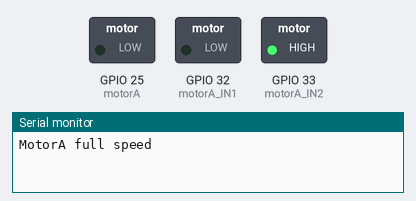
Bench run of a sketch on a simulated ESP32. On the bench: switched loads named in the sketch (green lamp = pin HIGH), the last lines printed to the serial monitor.

Above: at 0.05 s.
At 2.5 s:
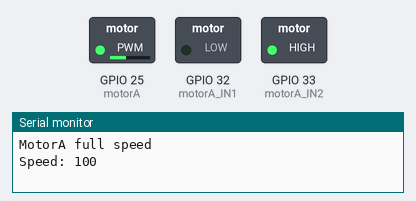
At 5.0 s:
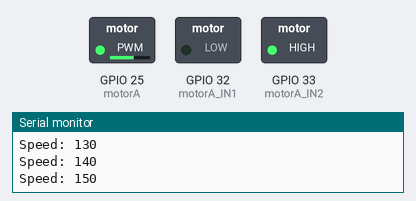
At 10.0 s:
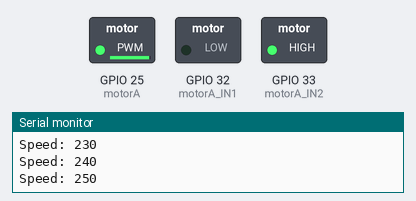
Timing chart, 0 to 11.5 s (numbered marks = the images above):
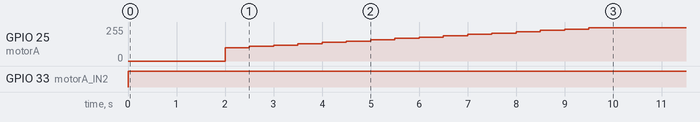

Measured:
- by itself, GPIO 33 (motorA_IN2): LOW → HIGH at 0.00 s
- by itself, GPIO 25 (motorA): repeats every 10.0 s: 110/255 0.50 s, 120/255 0.50 s, 129/255 0.50 s, 139/255 0.50 s, 149/255 0.50 s, 159/255 0.50 s, 169/255 0.50 s, 179/255 0.50 s, 189/255 0.50 s, 199/255 0.50 s, 209/255 0.50 s, 219/255 0.50 s, 229/255 0.50 s, 239/255 0.50 s, 249/255 2.5 s, 100/255 0.50 s

The sketch:

ESP32_Motor.ino
```cpp
/*********
  Rui Santos
  Complete project details at https://randomnerdtutorials.com
  Solar Dc 12V 3M Warmtapwatercirculatiepomp Borstelloze Motor Waterpomp Mini Elektrische Dompelpomp Water pomp Food Grade

*********/


// PIN CONNECTIONS; Motor speed control L298N
// Motor need 12V Powersupply; connect 12V and GND to adaptor
// L298N has 6 pins starting at the 5V connection; EMA, IN1, IN2, IN3, IN4, ENA(EnableB)
int motorA_IN1 = 32; // IN1
int motorA_IN2 = 33; // IN2
int motorA     = 25; // ENA


// Setting PWM properties
const int freq = 30000;
const int pwmChannel = 0;
const int resolution = 8;
const int minSpeed = 100;  // increase this if the motor does not start

void setup() {
  // sets the pins as outputs:
  pinMode(motorA_IN1, OUTPUT);
  pinMode(motorA_IN2, OUTPUT);
  pinMode(motorA, OUTPUT);
  // configure LED PWM functionalitites
  ledcSetup(pwmChannel, freq, resolution);
  // attach the channel to the GPIO to be controlled
  ledcAttachPin(motorA, pwmChannel);

  Serial.begin(9600);

}

void loop() {
  // Move the DC motor forward at maximum speed
  Serial.println("MotorA full speed");
  digitalWrite(motorA_IN1, LOW);
  digitalWrite(motorA_IN2, HIGH);
  delay(2000);


  //  DC motor forward with increasing speed
  digitalWrite(motorA_IN1, LOW);
  digitalWrite(motorA_IN2, HIGH);
  int Speed = minSpeed;
  while (Speed <= 255){
    ledcWrite(pwmChannel, Speed);
    Serial.println("Speed: " + String(Speed));
    Speed = Speed + 10;
    delay(500);
  }
}
```
